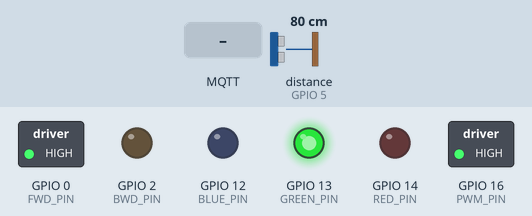
Simulated run of this sketch. Board: ESP8266 (NodeMCU). On the bench: switched loads named in the sketch (green lamp = pin HIGH), output pins drawn as LEDs (lit = HIGH). The inputs (shaded band) are chosen by the test bench; at power-on: distance to the obstacle (sensor on GPIO 5) 80 cm. The echo pulse lasts 58.3 µs per cm; WiFi joins after 1.5 s; servers stay silent unless stated; no MQTT or app messages arrive unless stated; what the sketch prints to the serial monitor is not drawn.

Above: at 2.7 s.
2.8 s: distance to the obstacle (sensor on GPIO 5) set to 2 cm
At 3.8 s:
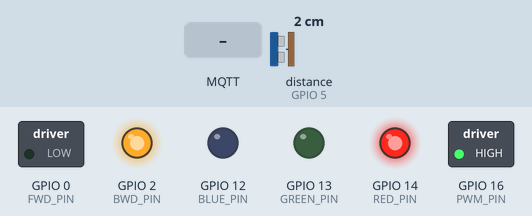
4.8 s: distance to the obstacle (sensor on GPIO 5) set to 8 cm
6.3 s: distance to the obstacle (sensor on GPIO 5) set to 11 cm
At 7.5 s:
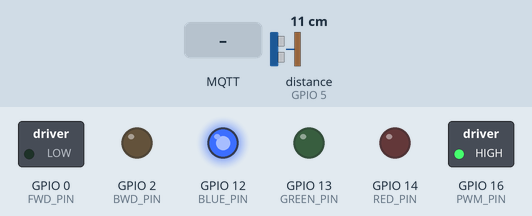
8.3 s: MQTT message "0" arrives on the first subscribed topic
At 9.4 s:
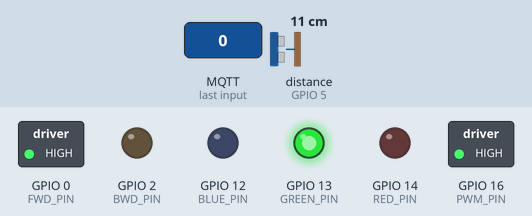
Timing chart, 0 to 10.8 s (numbered marks = the images above; inputs shaded):
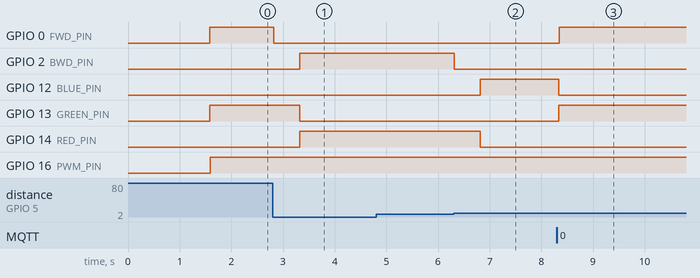

Measured:
- the behaviour switches between 9 and 10 cm on distance to the obstacle (sensor on GPIO 5) (found by bisection; images 1 and 2)
- after the input at 2.8 s, GPIO 0 (FWD_PIN): HIGH → LOW at once; GPIO 2 (BWD_PIN), GPIO 14 (RED_PIN): LOW → HIGH after 0.53 s; GPIO 13 (GREEN_PIN): HIGH → LOW after 0.53 s
- after the input at 4.8 s, every drawn part: stays the same
- after the input at 6.3 s, GPIO 2 (BWD_PIN): HIGH → LOW at once; GPIO 12 (BLUE_PIN): LOW → HIGH after 0.52 s; GPIO 14 (RED_PIN): HIGH → LOW after 0.52 s
- after the input at 8.3 s, GPIO 0 (FWD_PIN), GPIO 13 (GREEN_PIN): LOW → HIGH at once; GPIO 12 (BLUE_PIN): HIGH → LOW at once

The sketch:

iot-car.ino
```cpp
/* IoT Car
// Measures distance to car in front
// Led Indicator:
// Green - Safe
// Blue - Optimal
// Red - Too Close
 */
 /************************* Includes *********************************/
#include <Arduino.h>
#include <ESP8266WiFi.h>
#include <NewPing.h>
#include <ArduinoJson.h>
#include <PubSubClient.h>

/************************* Constants *********************************/

// WiFi Access Point Config
#define WLAN_SSID       "YOUR_WIFI_NAME_HERE" //WLAN SSID
#define WLAN_PASS       "YOUR_WIFI_PASSWORD_HERE" //WLAN Password

// MQTT Connection Config
const char* mqtt_server = "MQTT_SERVER_IP_ADDRESS_HERE"; // MQTT Server IP Address
#define MQTT_PORT  1883 // MQTT Server port number, use 8883 for SSL

// HC-SR04 Ultrasonic Distance Measuring Module Config
#define TRIGGER_PIN 4 // Pin assignment for HC-SR04 sensor module Trigger
#define ECHO_PIN 5 // Pin assignment for HC-SR04 sensor module Echo
#define MAX_DISTANCE 500 // Max distance (cm) for the module to register
#define PING_DELAY 20 // Time delay befre (re)sending ping

// L298N Motor Driver Module Config
#define AUTO_DISTANCE true //determines if you use motor control or not
#define FWD_PIN 0 // Pin assignment for Forward motor direction
#define BWD_PIN 2 // Pin assignment for Backward motor direction
#define PWM_PIN 16 // Pin assignment for Motor Pulse

// LED Warning Lights Config
//uncomment this line if using a Common Anode LED
//#define COMMON_ANODE
#define RED_PIN 14 // Pin assignment for Red LED
#define GREEN_PIN 13 // Pin assignment for Green LED
#define BLUE_PIN 12 // Pin assignment for Blue LED


/************************* Runtime Parameters *********************************/
double optimalDist = 10; // optimal distance
double optimalFactor = 1; // optimal distance correction factor
double correctedOptimalDist;
int minSpeed = 500;
int maxSpeed = 750;
int slowdownPoint = 10;
int margin = 2; // margin for optimal distance
unsigned int distance = 0; //value for measured distance
String distState;
String sID;
char output[256];
String topicInput = "device/";
String topicOutput = "flogo/device/";
char pubTopic[256];

/************************* Initalizations *********************************/

// Instantiate WiFi Client
WiFiClient espClient;
//WiFiClientSecure client;
PubSubClient client(espClient);

// Instantiate Ultrasonic Distance Measuring Module
NewPing sonar(TRIGGER_PIN, ECHO_PIN, MAX_DISTANCE); // NewPing setup of pins and maximum distance.


/************************* General Setup Routine *********************************/

void setup() {
  Serial.begin(115200);
  delay(10);

  // Connect to WiFi access point.
  Serial.println(); Serial.println();
  Serial.print("Connecting to ");
  Serial.println(WLAN_SSID);
  WiFi.begin(WLAN_SSID, WLAN_PASS);
  while (WiFi.status() != WL_CONNECTED) {
    delay(100);
    Serial.print(".");
  }
  Serial.println();
  Serial.println("WiFi connected");
  Serial.println("IP address: "); Serial.println(WiFi.localIP());
  sID = WiFi.macAddress();
  Serial.println("Mac address: "); Serial.println(sID);

  //Setup MQTT topics
  topicInput = topicInput + sID;
  topicOutput = topicOutput + sID + "/distance";
  Serial.print("Input Topic: "); Serial.println(topicInput);
  Serial.print("Output Topic: "); Serial.println(topicOutput);
  int str_len = topicOutput.length() + 1;
  topicOutput.toCharArray(pubTopic, str_len);
  client.setServer(mqtt_server, MQTT_PORT);
  client.setCallback(callback);

  //initialize LED settings
  pinMode(RED_PIN,OUTPUT);
  pinMode(GREEN_PIN,OUTPUT);
  pinMode(BLUE_PIN,OUTPUT);

  // initialize motor settings
  pinMode(PWM_PIN, OUTPUT); // declares motor pin as output
  pinMode(FWD_PIN, OUTPUT); // decrales motor forward pin as output
  pinMode(BWD_PIN, OUTPUT); // decrales motor backward pin as output
  digitalWrite(FWD_PIN, LOW);  // forward motor off
  digitalWrite(BWD_PIN, LOW);  // backward motor off
}

void loop() {
   if (!client.connected()) {
     reconnect();
   }
   client.loop();

   distance = sonar.ping_cm();
   Serial.print(distance);
   Serial.println(" cm");
   correctedOptimalDist = optimalDist * optimalFactor;
   if ((distance != 0) and (distance < correctedOptimalDist))
    {
     tooClose();
     if (AUTO_DISTANCE) {
       dropBackToOptimal(correctedOptimalDist);
     }
    } else
    {
      if ((distance >= correctedOptimalDist) and (distance <= correctedOptimalDist + margin))
       {
        optimalDistance();
       } else
       {
        if ((distance == 0) or (distance > correctedOptimalDist))
         {
          safeDistance();
          if (AUTO_DISTANCE) {
            catchUpToOptimal(correctedOptimalDist);
          }
         }
       }
    }
  // Construct JSON Data
  StaticJsonBuffer<200> jsonBuffer;
  JsonObject& flogoData = jsonBuffer.createObject();
  flogoData["deviceID"]=sID;
  flogoData["distance"]=distance;
  flogoData["distState"]=distState;
  flogoData.printTo(output, sizeof(output));
  // Publish Distance
  Serial.print(F("\nSending Data: "));
  Serial.print(output);
  client.publish(pubTopic, output);
  delay(500);
}

/************************* Functions *********************************/

// Callback for receiving distance factor on MQTT
void devicedatacallback(double x) {
  Serial.print("Received new optimal distance correction factor: ");
  Serial.println(x);
  optimalFactor = x;
}

// Function to make the car move backward until a certain distance is reached
void dropBackToOptimal(int optimal)
{
  Serial.println("Too close, dropping back to " + String(optimal) + "." );
  digitalWrite(BWD_PIN, HIGH);  // Run motor in backwards direction
  int dist = sonar.ping_cm();
  Serial.println ("Distance is now: " + String(dist));
  int calcSpeed =  maxSpeed;
  double speedBase = 1;
  double speedFactor = 1;
  analogWrite(PWM_PIN, calcSpeed);  // Initialize the speed as per defined value
  while(dist < optimal)
  {
    delay (PING_DELAY);
    if (dist > optimal - slowdownPoint)
    {
      speedBase = optimal - dist;
      speedFactor = speedBase / slowdownPoint;
      calcSpeed = (speedFactor * (maxSpeed - minSpeed)) + minSpeed;
      Serial.println ("Distance is now: " + String(dist));
      Serial.println ("calcSpeed is now: " + String(calcSpeed));
      analogWrite(PWM_PIN, calcSpeed);
    }
    dist = sonar.ping_cm();
    while (dist == 0)
    {
       delay (PING_DELAY);
       Serial.println("-- missed echo --");
       dist = sonar.ping_cm();
    }
  }
  digitalWrite(BWD_PIN, LOW);  // Stops Motor
  Serial.println("Drop back complete.");
}

// Function to make the car move forward until a certain distance is reached
void catchUpToOptimal(int optimal)
{
  Serial.println("Too far, catching up to " + String(optimal) + "." );
  digitalWrite(FWD_PIN, HIGH);  // Run motor in backwards direction
  int dist = sonar.ping_cm();
  Serial.println ("Distance is now: " + String(dist));
  int calcSpeed =  maxSpeed;
  double speedBase = 1;
  double speedFactor = 1;
  analogWrite(PWM_PIN, calcSpeed);  // Initialize the speed as per defined value
  while(dist > optimal)
  {
    delay(PING_DELAY);
    if (dist < optimal + slowdownPoint)
    {
      speedBase = dist - optimal;
      speedFactor = speedBase / slowdownPoint;
      calcSpeed = (speedFactor * (maxSpeed - minSpeed)) + minSpeed;

      Serial.println ("dist is now: " + String(dist));
      Serial.println ("calcSpeed is : " + String(calcSpeed));
      analogWrite(PWM_PIN, calcSpeed);
    }
    dist = sonar.ping_cm();
    while (dist == 0)
    {
       delay (PING_DELAY);
       Serial.println("-- missed echo --");
       dist = sonar.ping_cm();
    }
  }
  digitalWrite(FWD_PIN, LOW);  // Stops Motor
  Serial.println("Catch up complete.");
}

void optimalDistance()
{
  distState = "Optimal";
  setColor(0, 0, 255);  // blue
  Serial.println (" - Optimal Distance");
}

void safeDistance()
{
  distState = "Safe";
  setColor(0, 255, 0);  // green
  Serial.println (" - Safe Distance");
}

void tooClose()
{
  distState = "Unsafe";
  setColor(255, 0, 0);  // red
  Serial.println (" - !! TOO CLOSE !!");
}

void setColor(int red, int green, int blue)
{
  #ifdef COMMON_ANODE
    red = 255 - red;
    green = 255 - green;
    blue = 255 - blue;
  #endif
  analogWrite(RED_PIN, red);
  analogWrite(GREEN_PIN, green);
  analogWrite(BLUE_PIN, blue);
}


void callback(char* topic, byte* payload, unsigned int length) {
  Serial.print("Message arrived [");
  Serial.print(topic);
  Serial.print("] ");
  String strFactor = "";
  for (int i = 0; i < length; i++) {
    Serial.print((char)payload[i]);
    strFactor += (char)payload[i];
  }
  Serial.println();
  double x = strFactor.toFloat();
  Serial.print("Received new optimal distance correction factor: ");
  Serial.println(x);
  optimalFactor = x;
}

void reconnect() {
  // Loop until we're reconnected
  while (!client.connected()) {
    Serial.print("Attempting MQTT connection...");
    // Attempt to connect
    if (client.connect("ESP8266Client")) {
      Serial.println("connected");
      int str_len = topicInput.length() + 1;
      char subTopic[str_len];
      topicInput.toCharArray(subTopic, str_len);
      client.subscribe(subTopic);
    } else {
      Serial.print("failed, rc=");
      Serial.print(client.state());
      Serial.println(" try again in 5 seconds");
      // Wait 5 seconds before retrying
      delay(5000);
    }
  }
}
```
